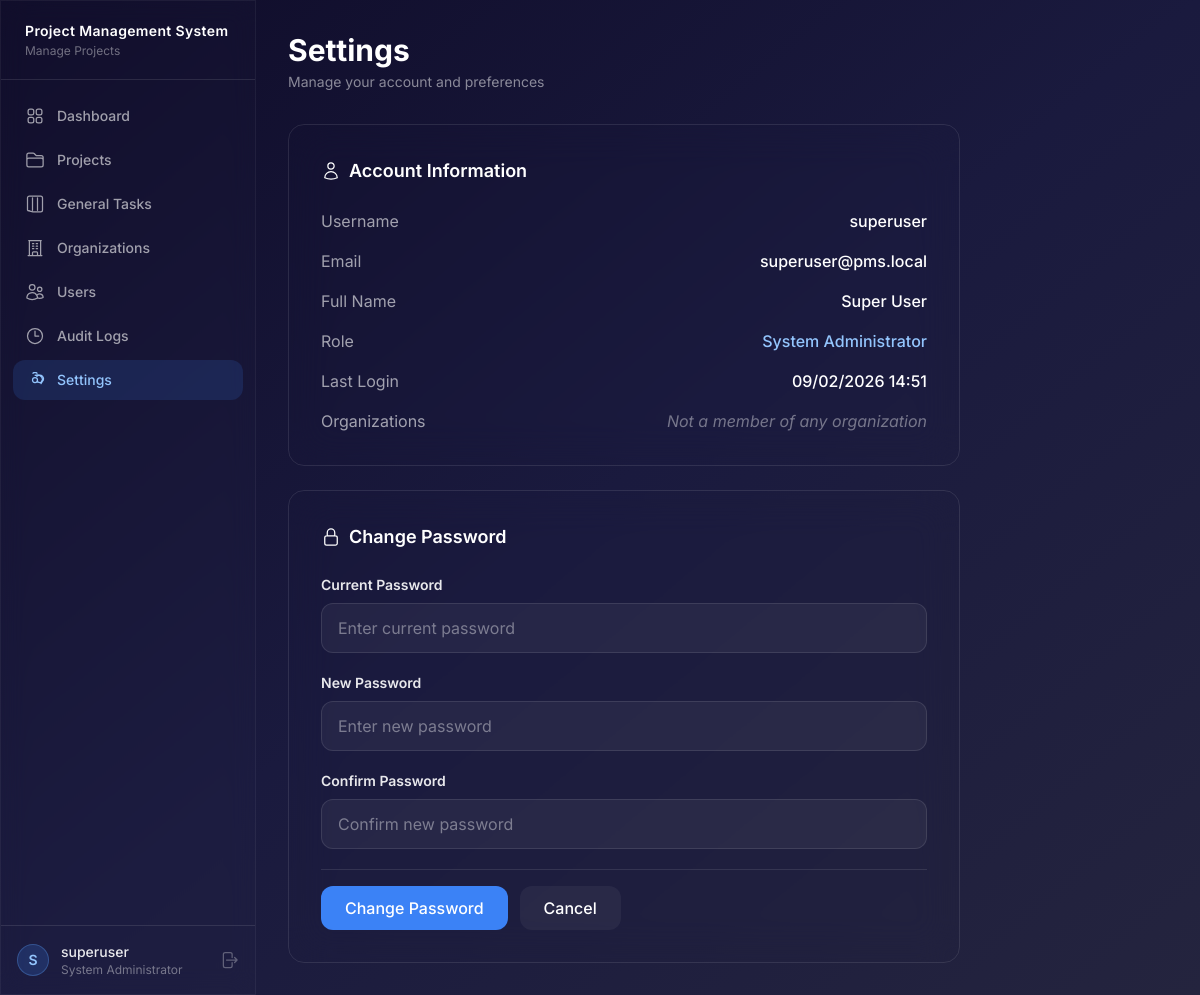
The page /accounts/settings/ (signed in) on the database as committed earlier.
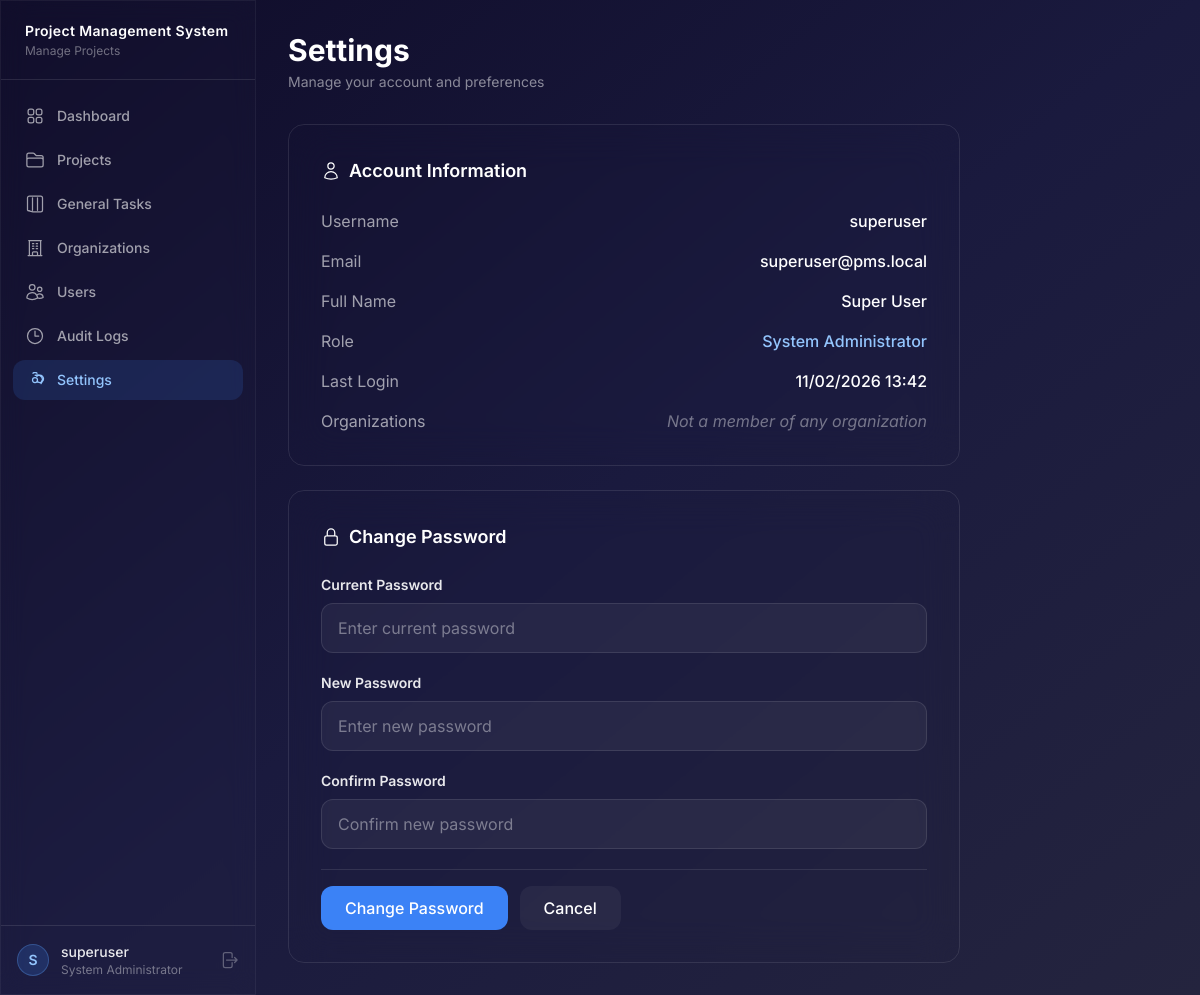
The same page on the database as committed later.
### accounts/models.py (models this page shows, shortened)
class User(AbstractUser):
    role = models.ForeignKey(
        Role, on_delete=models.SET_NULL, null=True, blank=True, related_name="users"
    )
    admin_organization = models.ForeignKey(
        "organizations.Organization",
        on_delete=models.SET_NULL,
        null=True,
        blank=True,
        related_name="administrators",
        help_text="Organization this user administrates (only for Administrator role).",
    )
    is_auto_generated = models.BooleanField(
        default=False,
        help_text="Auto-generated accounts are inactive until password reset.",
    )
    perm_create_users = models.BooleanField(null=True, blank=True)
    perm_manage_projects = models.BooleanField(null=True, blank=True)
    perm_manage_tasks = models.BooleanField(null=True, blank=True)
    perm_move_task_stages = models.BooleanField(null=True, blank=True)
    perm_move_task_categories = models.BooleanField(null=True, blank=True)
    perm_reject_testing = models.BooleanField(null=True, blank=True)
    perm_add_project_notes = models.BooleanField(null=True, blank=True)
    perm_view_assigned_only = models.BooleanField(null=True, blank=True)
    perm_manage_organizations = models.BooleanField(null=True, blank=True)
    class Meta:
        ordering = ["username"]
    def is_system_admin(self):
        return self.role and self.role.name == Role.SYSTEM_ADMINISTRATOR

class Role(models.Model):
    SYSTEM_ADMINISTRATOR = "system_administrator"
    ADMINISTRATOR = "administrator"
    COORDINATOR = "coordinator"
    DEVELOPER = "developer"
    ROLE_CHOICES = [
        (SYSTEM_ADMINISTRATOR, "System Administrator"),
        (ADMINISTRATOR, "Administrator"),
        (COORDINATOR, "Coordinator"),
        (DEVELOPER, "Developer"),
    ]
    name = models.CharField(max_length=30, choices=ROLE_CHOICES, unique=True)
    description = models.TextField(blank=True)
    can_create_users = models.BooleanField(default=False)
    can_manage_projects = models.BooleanField(default=False)
    can_manage_tasks = models.BooleanField(default=False)
    can_move_task_stages = models.BooleanField(default=False)
    can_move_task_categories = models.BooleanField(default=False)
    can_reject_testing = models.BooleanField(default=False)
    can_add_project_notes = models.BooleanField(default=False)
    can_view_assigned_only = models.BooleanField(default=False)
    can_manage_organizations = models.BooleanField(default=False)
    class Meta:
        ordering = ["name"]
    def __str__(self):
        return self.get_name_display()

### accounts/views.py (the view, shortened to what this page needs)
# urls.py: path("settings/", views.settings_view, name="settings"),
@login_required
def settings_view(request):
    form = ChangePasswordForm(request.POST or None)
    organizations = request.user.member_organizations.all()
    return render(request, "accounts/settings.html", {
        "form": form,
        "organizations": organizations
    })

### accounts/forms.py (shortened to what this page needs)
class ChangePasswordForm(forms.Form):
    current_password = forms.CharField(
        label="Current Password",
        widget=forms.PasswordInput(
            attrs={
                "class": GLASS_INPUT,
                "placeholder": "Enter current password",
                "autocomplete": "current-password",
            }
        ),
    )
    new_password = forms.CharField(
        label="New Password",
        widget=forms.PasswordInput(
            attrs={
                "class": GLASS_INPUT,
                "placeholder": "Enter new password",
                "autocomplete": "new-password",
            }
        ),
    )
    confirm_password = forms.CharField(
        label="Confirm Password",
        widget=forms.PasswordInput(
            attrs={
                "class": GLASS_INPUT,
                "placeholder": "Confirm new password",
                "autocomplete": "new-password",
            }
        ),
    )

### templates/accounts/settings.html (shortened to what the changed rows need)
{% extends "base.html" %}
{% load static %}
{% block content %}
<div class="max-w-2xl">
    <div class="mb-8">
        <h1 class="text-3xl font-bold text-white">Settings</h1>
    </div>
    <div class="glass rounded-2xl p-8 mb-6">
        <h2 class="text-lg font-semibold text-white mb-6 flex items-center gap-2">
            <svg class="w-5 h-5" fill="none" stroke="currentColor" stroke-width="1.5" viewBox="0 0 24 24"><path stroke-linecap="round" stroke-linejoin="round" d="M15.75 6a3.75 3.75 0 11-7.5 0 3.75 3.75 0 017.5 0zM4.501 20.118a7.5 7.5 0 0114.998 0A17.933 17.933 0 0112 21.75c-2.676 0-5.216-.584-7.499-1.632z"/></svg>
            Account Information
        </h2>
        <div class="space-y-4">
            <div class="flex items-center justify-between">
                <span class="text-white/60">Username</span>
                <span class="text-white font-medium">{{ user.username }}</span>
            </div>
            <div class="flex items-center justify-between">
                <span class="text-white/60">Email</span>
                <span class="text-white font-medium">{{ user.email|default:"Not set" }}</span>
            </div>
            <div class="flex items-center justify-between">
                <span class="text-white/60">Full Name</span>
                <span class="text-white font-medium">{{ user.get_full_name|default:"Not set" }}</span>
            </div>
            <div class="flex items-center justify-between">
                <span class="text-white/60">Role</span>
                <span class="text-blue-300 font-medium">{{ user.role|default:"No role" }}</span>
            </div>
            <div class="flex items-center justify-between">
                <span class="text-white/60">Last Login</span>
                <span class="text-white font-medium">{{ user.last_login|default:"Never"|date:"d/m/Y H:i" }}</span>
            </div>
        </div>
    </div>
    <div class="glass rounded-2xl p-8">
        <h2 class="text-lg font-semibold text-white mb-6 flex items-center gap-2">
            Change Password
        </h2>
    </div>
</div>
{% endblock %}

### templates/base.html (shortened to what the changed rows need)
{% load static %}
<!DOCTYPE html>
<html lang="en" class="h-full">
<head>
    <link href="{% static 'css/style.css' %}" rel="stylesheet">
    <script src="https://cdn.tailwindcss.com"></script>
</head>
<body class="h-full bg-gradient-to-br from-[#0f0c29] via-[#1a1a3e] to-[#24243e] text-white/90 antialiased">
<div class="flex h-screen overflow-hidden">
    <aside id="sidebar" class="fixed lg:relative inset-y-0 left-0 z-50 w-64 flex-shrink-0 glass-strong flex flex-col border-r border-white/5 transform -translate-x-full lg:translate-x-0 transition-transform duration-300 ease-in-out">
        <div class="px-6 py-5 border-b border-white/10 flex items-center justify-between">
            <div>
                <h1 class="text-sm font-semibold text-white tracking-wide">
                    Project Management System
                </h1>
            </div>
        </div>
        <div class="px-4 py-4 border-t border-white/10">
            <div class="flex items-center gap-3 justify-between">
                <div class="flex items-center gap-3 flex-1 min-w-0">
                    <div class="w-8 h-8 rounded-full bg-blue-500/20 border border-blue-400/30 flex items-center justify-center text-sm font-semibold text-blue-300">
                        {{ user.username.0|upper }}
                    </div>
                    <div class="flex-1 min-w-0">
                        <p class="text-sm font-medium text-white/90 truncate">{{ user.username }}</p>
                        <p class="text-xs text-white/40 truncate">{{ user.role|default:"No role" }}</p>
                    </div>
                </div>
            </div>
        </div>
    </aside>
    <main class="flex-1 overflow-y-auto w-full">
        <div class="p-4 sm:p-6 lg:p-8">
            {% block content %}{% endblock %}
        </div>
    </main>
</div>
</body>
</html>

Rows that differ between the two databases and show on the page:
changed User "superuser": last_login "09/02/2026 14:51" → "11/02/2026 13:42"
